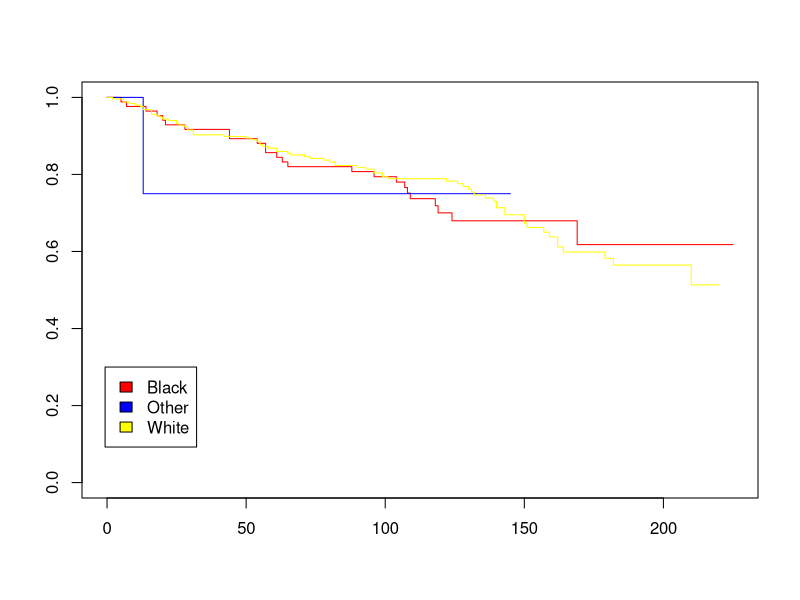

This figure's R source:
## ---- chunk 1
library(readxl)
LSRdf <- read_excel("Composite TMA data V4.xlsx", sheet = "LSR data")
LSRperson<- na.omit(LSRdf)
LSRperson1<-LSRperson

Clinicaldf<-read_excel("Composite TMA data V4.xlsx", sheet = "AllClinicalInfo")
Clinicaldf[,10]<-as.numeric(unlist(Clinicaldf[,10])) #convert types into number from character 
Clinicaldf[,11]<-as.numeric(unlist(Clinicaldf[,11]))
## ---- chunk 2
#change the id number by deleting the first digit of each id, for data merging 
id<-LSRperson1[,1]
ID<-substring(sapply(id,as.character),2)
LSRperson$ID<-sapply(ID,as.numeric)
LSRperson #348 patients of LSR data, no duplicate
## ---- chunk 3
#select rows that the survival month is not NA
Cperson2<-Clinicaldf[!is.na(Clinicaldf[,19]),] 
Cperson1<-Cperson2
id<-Cperson2[,1]
ID<-substring(sapply(id,as.character),2)
Cperson1$ID<-sapply(ID,as.numeric)
#eliminate duplicate rows 
#sum(ifelse(duplicated(Cperson1)==TRUE,1,0)) #20 duplicates
Cperson<-Cperson1[!duplicated(Cperson1),]
Cperson
## ---- chunk 4
###Merge two dataset based on ID 
library(dplyr)
#two obs on LSR data do not have a match on clinical data (ID 978, 1463)
df<-left_join(Cperson,LSRperson,by = "ID")
df
#treat some variables as factor? 
## ---- chunk 5
saveRDS(df,"breastcancerdf.rds")
## ---- chunk 6
#install.packages("survival")
library(survival)
## ---- chunk 7
library(dplyr)
dfrace<-df%>%select(ID,DEMO_RACE,FOLLOW_OS_EVENT_0_ALIVE_1_DEAD,FOLLOW_RELAPSEANYMONTHS,FOLLOW_RELAPSEVNT_0_NO_1_RECUR,FOLLOW_OVERALL_SURVIVAL_MONTHS)
dfrace$DEMO_RACE<-as.factor(dfrace$DEMO_RACE)
#dfrace$FOLLOW_OS_EVENT_0_ALIVE_1_DEAD<-as.factor(dfrace$FOLLOW_OS_EVENT_0_ALIVE_1_DEAD)
#View(dfrace)
RaceKM<-survfit(Surv(FOLLOW_OVERALL_SURVIVAL_MONTHS,FOLLOW_OS_EVENT_0_ALIVE_1_DEAD)~DEMO_RACE,
          data=dfrace)
plot(RaceKM,col=c("red","blue","yellow"))
legend(-0.7,0.3,c("Black","Other","White"),col=c("red","blue","yellow"),fill=c("red","blue","yellow"))
